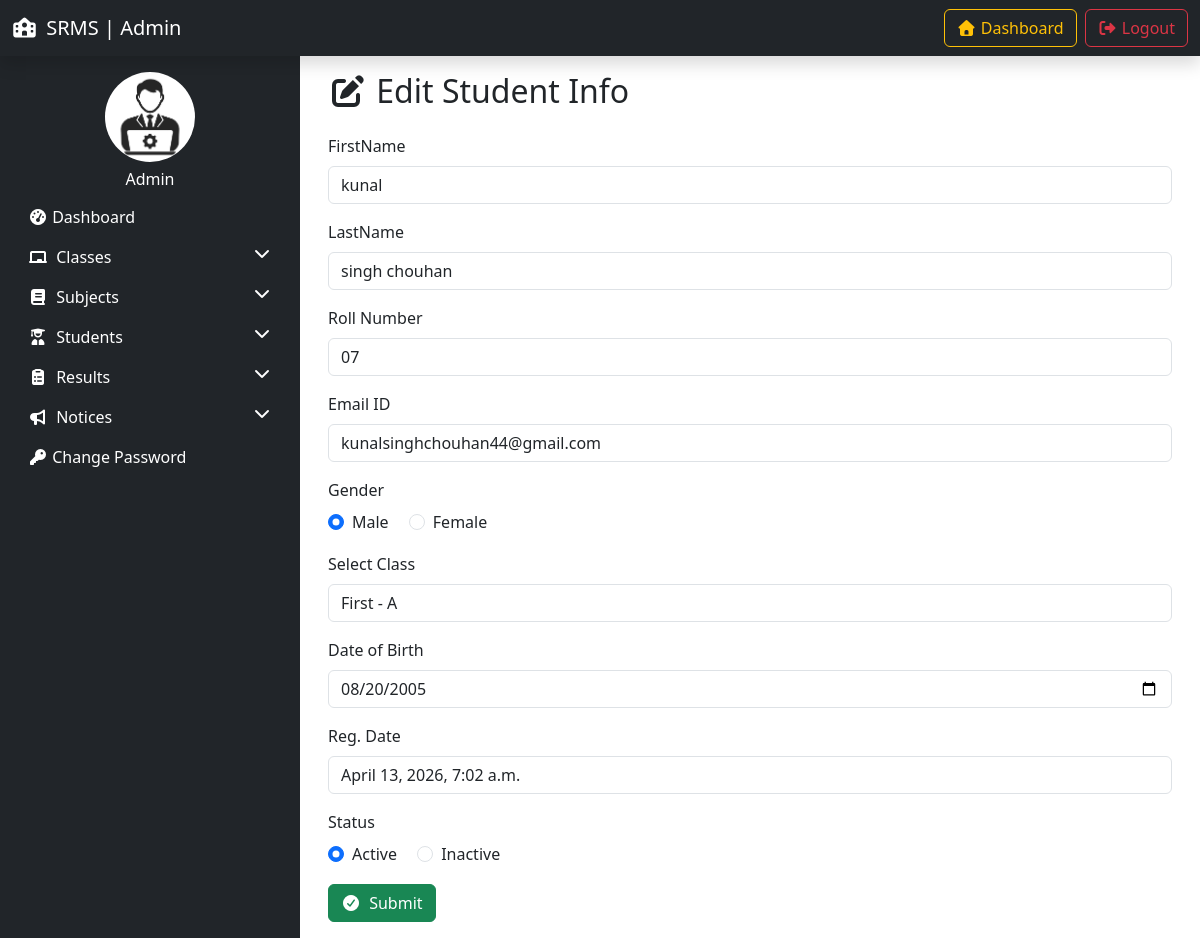
/edit_student/1/ (signed in), run on the app's committed database.
### resultapp/models.py (models this page shows, shortened)
class Student(models.Model):
    GENDER_CHOICES = (
        ('Male', 'Male'),
        ('Female', 'Female'),
    )
    first_name = models.CharField(max_length=50)
    last_name = models.CharField(max_length=50)
    email = models.EmailField()
    roll_number = models.CharField(max_length=20, unique=True)
    gender = models.CharField(max_length=10, choices=GENDER_CHOICES)
    dob = models.DateField()
    student_class = models.ForeignKey(Class, on_delete=models.SET_NULL, null=True)
    reg_date = models.DateTimeField(auto_now_add=True)
    status = models.IntegerField(default=1)

class Class(models.Model):
    class_name = models.CharField(max_length=50)
    class_numeric = models.IntegerField()
    section = models.CharField(max_length=50)
    creation_date = models.DateTimeField(auto_now_add=True)
    updation_date = models.DateTimeField(auto_now=True)

### resultapp/views.py (the view, shortened to what this page needs)
# urls.py: path('edit_student/<int:student_id>/', edit_student, name='edit_student'),
@login_required(login_url='admin-login')
def edit_student(request, student_id):
    student_instance = get_object_or_404(Student, id=student_id)
    classes = Class.objects.all()
    return render(request, 'edit_student.html', locals())

### resultapp/templates/edit_student.html (shortened to what this page needs)
{% extends 'admin_base.html' %} {% load static %} {% block content %}
<div class="container">
  <h2 class="mb-4"><i class="fas fa-edit"></i> Edit Student Info</h2>
  <form method="post">
    <div class="mb-3">
      <label for="firstname" class="form-label">FirstName</label>
      <input
        type="text"
        class="form-control"
        id="firstname"
        name="firstname"
        placeholder="Enter First Name"
        required
        value = "{{ student_instance.first_name }}"
      />
    </div>
    <div class="mb-3">
      <label for="lastname" class="form-label">LastName</label>
      <input
        type="text"
        class="form-control"
        id="lastname"
        name="lastname"
        placeholder="Enter Last Name"
        required
        value = "{{ student_instance.last_name }}"
      />
    </div>
    <div class="mb-3">
      <label for="rollnumber" class="form-label">Roll Number</label>
      <input
        type="text"
        class="form-control"
        id="rollnumber"
        name="rollnumber"
        placeholder="Enter Roll Number"
        maxlength="5"
        required
        value = "{{ student_instance.roll_number }}"
      />
    </div>
    <div class="mb-3">
      <label for="emailid" class="form-label">Email ID</label>
      <input
        type="email"
        class="form-control"
        id="emailid"
        name="emailid"
        placeholder="Enter Email ID"
        required
        value = "{{ student_instance.email }}"
      />
    </div>
    <div class="mb-3">
      <label class="form-label">Gender</label><br />
      <div class="form-check form-check-inline">
        <input
          type="radio"
          class="form-check-input"
          id="gender"
          name="gender"
          required
          value="Male"
          {% if student_instance.gender == "Male" %}checked{% endif %}
        />
        <label class="form-check-label">Male</label>
      </div>
      <div class="form-check form-check-inline">
        <input
          type="radio"
          class="form-check-input"
          id="gender"
          name="gender"
          required
          value="Female"
        />
        <label class="form-check-label">Female</label>
      </div>
    </div>
    <div class="mb-3">
      <label for="class" class="form-label">Select Class</label>
      <input
        type="text"
        class="form-control"
        id="class"
        name="class"
        placeholder="Enter Class"
        required
        value = "{{ student_instance.student_class.class_name }} - {{ student_instance.student_class.section }}"
        readonly
      />
    </div>
    <div class="mb-3">
      <label for="dob" class="form-label">Date of Birth</label>
      <input
        type="date"
        class="form-control"
        id="dob"
        name="dob"
        placeholder="Enter Date of Birth"
        required
        value = "{{ student_instance.dob|date:'Y-m-d' }}"
      />
    </div>
      <div class="mb-3">
      <label for="registration_date" class="form-label">Reg. Date</label>
      <input
        type="text"
        class="form-control"
        id="registration_date"
        name="registration_date"
        placeholder="Enter Registration Date"
        required
        value = "{{ student_instance.reg_date }}"
        readonly
      />
    </div>
       <div class="mb-3">
      <label class="form-label">Status</label><br />
      <div class="form-check form-check-inline">
        <input
          type="radio"
          class="form-check-input"
          id="status"
          name="status"
          required
          value="1"
          {% if student_instance.status == 1 %}checked{% endif %}
        />
        <label class="form-check-label">Active</label>
      </div>
      <div class="form-check form-check-inline">
        <input
          type="radio"
          class="form-check-input"
          id="status"
          name="status"
          required
          value="0"
        />
        <label class="form-check-label">Inactive</label>
      </div>
    </div>
    <button type="submit" class="btn btn-success">
      <i class="fas fa-check-circle me-1"></i> Submit
    </button>
  </form>
</div>
{% endblock %}

### data on the page
Student: firstname "kunal", lastname "singh chouhan", rollnumber "07", emailid "kunalsinghchouhan44@gmail.com", gender "☑", class "First - A", dob "08/20/2005", registration_date "April 13, 2026, 7:02 a.m.", status "☑"
